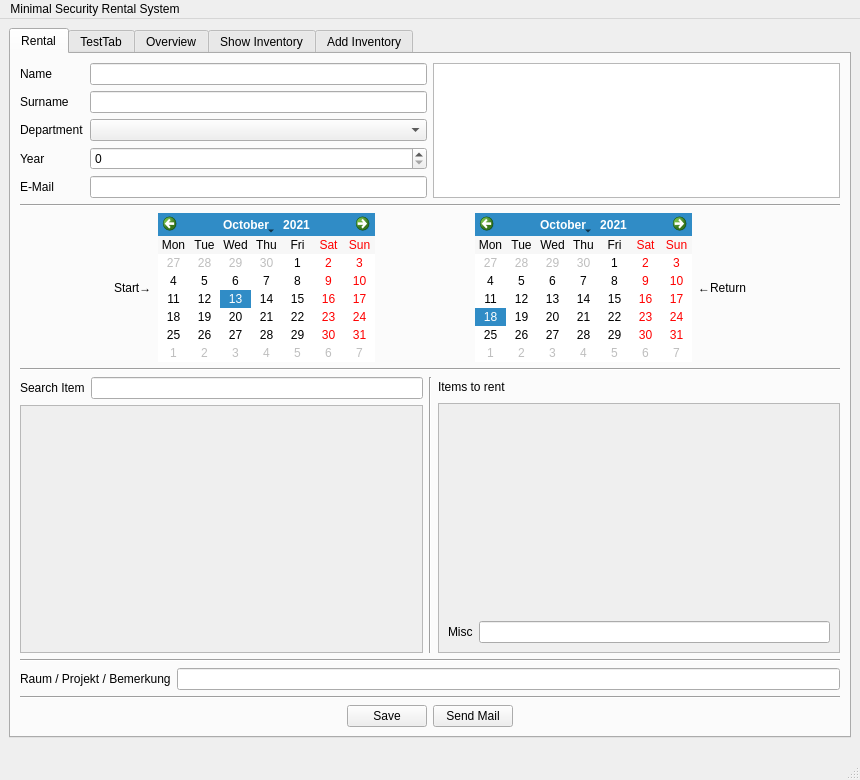
<?xml version="1.0" encoding="UTF-8"?>
<ui version="4.0">
 <class>MainWindow</class>
 <widget class="QMainWindow" name="MainWindow">
  <property name="geometry">
   <rect>
    <x>0</x>
    <y>0</y>
    <width>860</width>
    <height>780</height>
   </rect>
  </property>
  <property name="windowTitle">
   <string>Minimum Security Rental System</string>
  </property>
  <widget class="QWidget" name="centralwidget">
   <layout class="QVBoxLayout" name="verticalLayout_6">
    <property name="spacing">
     <number>0</number>
    </property>
    <item>
     <widget class="QTabWidget" name="tabWidget">
      <property name="sizePolicy">
       <sizepolicy hsizetype="Preferred" vsizetype="Preferred">
        <horstretch>0</horstretch>
        <verstretch>0</verstretch>
       </sizepolicy>
      </property>
      <property name="autoFillBackground">
       <bool>false</bool>
      </property>
      <property name="tabPosition">
       <enum>QTabWidget::North</enum>
      </property>
      <property name="tabShape">
       <enum>QTabWidget::Rounded</enum>
      </property>
      <property name="currentIndex">
       <number>0</number>
      </property>
      <widget class="QWidget" name="tab_rental">
       <property name="enabled">
        <bool>true</bool>
       </property>
       <property name="sizePolicy">
        <sizepolicy hsizetype="Preferred" vsizetype="Preferred">
         <horstretch>0</horstretch>
         <verstretch>0</verstretch>
        </sizepolicy>
       </property>
       <attribute name="title">
        <string>Rental</string>
       </attribute>
       <layout class="QVBoxLayout" name="verticalLayout_8">
        <item>
         <layout class="QHBoxLayout" name="horizontalLayout">
          <property name="topMargin">
           <number>0</number>
          </property>
          <item>
           <layout class="QFormLayout" name="formLayout_user">
            <item row="0" column="0">
             <widget class="QLabel" name="label_userName">
              <property name="text">
               <string>Name</string>
              </property>
             </widget>
            </item>
            <item row="0" column="1">
             <widget class="QLineEdit" name="lineEdit_userName"/>
            </item>
            <item row="1" column="0">
             <widget class="QLabel" name="label_userSurname">
              <property name="text">
               <string>Surname</string>
              </property>
             </widget>
            </item>
            <item row="1" column="1">
             <widget class="QLineEdit" name="lineEdit_userSurname"/>
            </item>
            <item row="2" column="0">
             <widget class="QLabel" name="label_userDepartment">
              <property name="text">
               <string>Department</string>
              </property>
             </widget>
            </item>
            <item row="2" column="1">
             <widget class="QComboBox" name="comboBox_userDepartment"/>
            </item>
            <item row="3" column="0">
             <widget class="QLabel" name="label_userYear">
              <property name="text">
               <string>Year</string>
              </property>
             </widget>
            </item>
            <item row="3" column="1">
             <widget class="QSpinBox" name="spinBox_userYear"/>
            </item>
            <item row="4" column="0">
             <widget class="QLabel" name="label_userEmail">
              <property name="text">
               <string>E-Mail</string>
              </property>
             </widget>
            </item>
            <item row="4" column="1">
             <widget class="QLineEdit" name="lineEdit_userEmail"/>
            </item>
           </layout>
          </item>
          <item>
           <widget class="QListView" name="listView_users">
            <property name="sizePolicy">
             <sizepolicy hsizetype="Expanding" vsizetype="Ignored">
              <horstretch>0</horstretch>
              <verstretch>0</verstretch>
             </sizepolicy>
            </property>
            <property name="editTriggers">
             <set>QAbstractItemView::NoEditTriggers</set>
            </property>
            <property name="showDropIndicator" stdset="0">
             <bool>false</bool>
            </property>
           </widget>
          </item>
         </layout>
        </item>
        <item>
         <widget class="Line" name="line_2">
          <property name="orientation">
           <enum>Qt::Horizontal</enum>
          </property>
         </widget>
        </item>
        <item>
         <layout class="QGridLayout" name="gridLayout_2">
          <item row="0" column="2">
           <widget class="QCalendarWidget" name="calendarWidget_RentalStart">
            <property name="sizePolicy">
             <sizepolicy hsizetype="Preferred" vsizetype="Fixed">
              <horstretch>0</horstretch>
              <verstretch>0</verstretch>
             </sizepolicy>
            </property>
            <property name="selectedDate">
             <date>
              <year>2021</year>
              <month>10</month>
              <day>13</day>
             </date>
            </property>
            <property name="gridVisible">
             <bool>false</bool>
            </property>
            <property name="horizontalHeaderFormat">
             <enum>QCalendarWidget::ShortDayNames</enum>
            </property>
            <property name="verticalHeaderFormat">
             <enum>QCalendarWidget::NoVerticalHeader</enum>
            </property>
           </widget>
          </item>
          <item row="0" column="6">
           <spacer name="horizontalSpacer_6">
            <property name="orientation">
             <enum>Qt::Horizontal</enum>
            </property>
            <property name="sizeHint" stdset="0">
             <size>
              <width>40</width>
              <height>20</height>
             </size>
            </property>
           </spacer>
          </item>
          <item row="0" column="1">
           <widget class="QLabel" name="label_7">
            <property name="text">
             <string>Start→</string>
            </property>
           </widget>
          </item>
          <item row="0" column="3">
           <spacer name="horizontalSpacer_4">
            <property name="orientation">
             <enum>Qt::Horizontal</enum>
            </property>
            <property name="sizeHint" stdset="0">
             <size>
              <width>40</width>
              <height>20</height>
             </size>
            </property>
           </spacer>
          </item>
          <item row="0" column="0">
           <spacer name="horizontalSpacer_5">
            <property name="orientation">
             <enum>Qt::Horizontal</enum>
            </property>
            <property name="sizeHint" stdset="0">
             <size>
              <width>40</width>
              <height>20</height>
             </size>
            </property>
           </spacer>
          </item>
          <item row="0" column="4">
           <widget class="QCalendarWidget" name="calendarWidget_RentalEnd">
            <property name="sizePolicy">
             <sizepolicy hsizetype="Preferred" vsizetype="Fixed">
              <horstretch>0</horstretch>
              <verstretch>0</verstretch>
             </sizepolicy>
            </property>
            <property name="selectedDate">
             <date>
              <year>2021</year>
              <month>10</month>
              <day>18</day>
             </date>
            </property>
            <property name="verticalHeaderFormat">
             <enum>QCalendarWidget::NoVerticalHeader</enum>
            </property>
           </widget>
          </item>
          <item row="0" column="5">
           <widget class="QLabel" name="label_8">
            <property name="text">
             <string>←Return</string>
            </property>
           </widget>
          </item>
         </layout>
        </item>
        <item>
         <widget class="Line" name="line_3">
          <property name="orientation">
           <enum>Qt::Horizontal</enum>
          </property>
         </widget>
        </item>
        <item>
         <layout class="QHBoxLayout" name="horizontalLayout_3">
          <item>
           <layout class="QGridLayout" name="gridLayout_3">
            <item row="0" column="0">
             <widget class="QLabel" name="label_9">
              <property name="text">
               <string>Search Item</string>
              </property>
             </widget>
            </item>
            <item row="0" column="1">
             <widget class="QLineEdit" name="lineEdit_rentalSearchItem">
              <property name="sizePolicy">
               <sizepolicy hsizetype="Expanding" vsizetype="Fixed">
                <horstretch>0</horstretch>
                <verstretch>0</verstretch>
               </sizepolicy>
              </property>
             </widget>
            </item>
            <item row="1" column="0" colspan="2">
             <widget class="QScrollArea" name="scrollArea">
              <property name="widgetResizable">
               <bool>true</bool>
              </property>
              <widget class="QWidget" name="scrollAreaWidgetContents_2">
               <property name="geometry">
                <rect>
                 <x>0</x>
                 <y>0</y>
                 <width>386</width>
                 <height>137</height>
                </rect>
               </property>
               <layout class="QVBoxLayout" name="verticalLayout_9">
                <item>
                 <layout class="QVBoxLayout" name="scrollAreaLayout_SearchItem"/>
                </item>
                <item>
                 <spacer name="verticalSpacer_2">
                  <property name="orientation">
                   <enum>Qt::Vertical</enum>
                  </property>
                  <property name="sizeHint" stdset="0">
                   <size>
                    <width>20</width>
                    <height>40</height>
                   </size>
                  </property>
                 </spacer>
                </item>
               </layout>
              </widget>
             </widget>
            </item>
           </layout>
          </item>
          <item>
           <widget class="Line" name="line_5">
            <property name="orientation">
             <enum>Qt::Vertical</enum>
            </property>
           </widget>
          </item>
          <item>
           <layout class="QGridLayout" name="gridLayout_4">
            <item row="0" column="0">
             <widget class="QLabel" name="label_10">
              <property name="text">
               <string>Items to rent</string>
              </property>
             </widget>
            </item>
            <item row="0" column="1">
             <spacer name="horizontalSpacer_7">
              <property name="orientation">
               <enum>Qt::Horizontal</enum>
              </property>
              <property name="sizeHint" stdset="0">
               <size>
                <width>40</width>
                <height>20</height>
               </size>
              </property>
             </spacer>
            </item>
            <item row="1" column="0" colspan="2">
             <widget class="QScrollArea" name="scrollArea_2">
              <property name="widgetResizable">
               <bool>true</bool>
              </property>
              <widget class="QWidget" name="scrollAreaWidgetContents_3">
               <property name="geometry">
                <rect>
                 <x>0</x>
                 <y>0</y>
                 <width>385</width>
                 <height>138</height>
                </rect>
               </property>
               <layout class="QVBoxLayout" name="verticalLayout_10">
                <item>
                 <layout class="QVBoxLayout" name="scrollAreaLayout_RentalItems"/>
                </item>
                <item>
                 <spacer name="verticalSpacer_4">
                  <property name="orientation">
                   <enum>Qt::Vertical</enum>
                  </property>
                  <property name="sizeHint" stdset="0">
                   <size>
                    <width>20</width>
                    <height>40</height>
                   </size>
                  </property>
                 </spacer>
                </item>
                <item>
                 <layout class="QFormLayout" name="formLayout_4">
                  <item row="0" column="0">
                   <widget class="QLabel" name="label_14">
                    <property name="text">
                     <string>Misc</string>
                    </property>
                   </widget>
                  </item>
                  <item row="0" column="1">
                   <widget class="QLineEdit" name="lineEdit_rentalMisc"/>
                  </item>
                 </layout>
                </item>
               </layout>
              </widget>
             </widget>
            </item>
           </layout>
          </item>
         </layout>
        </item>
        <item>
         <widget class="Line" name="line_4">
          <property name="orientation">
           <enum>Qt::Horizontal</enum>
          </property>
         </widget>
        </item>
        <item>
         <layout class="QFormLayout" name="formLayout_2">
          <item row="0" column="0">
           <widget class="QLabel" name="label_11">
            <property name="text">
             <string>Raum / Projekt / Bemerkung</string>
            </property>
           </widget>
          </item>
          <item row="0" column="1">
           <widget class="QLineEdit" name="lineEdit_rentalComment"/>
          </item>
         </layout>
        </item>
        <item>
         <widget class="Line" name="line_6">
          <property name="orientation">
           <enum>Qt::Horizontal</enum>
          </property>
         </widget>
        </item>
        <item>
         <layout class="QHBoxLayout" name="horizontalLayout_2">
          <item>
           <spacer name="horizontalSpacer_9">
            <property name="orientation">
             <enum>Qt::Horizontal</enum>
            </property>
            <property name="sizeHint" stdset="0">
             <size>
              <width>40</width>
              <height>20</height>
             </size>
            </property>
           </spacer>
          </item>
          <item>
           <widget class="QPushButton" name="pushButton_rentalSave">
            <property name="text">
             <string>Save</string>
            </property>
           </widget>
          </item>
          <item>
           <widget class="QPushButton" name="pushButton_sendMail">
            <property name="text">
             <string>Send Mail</string>
            </property>
           </widget>
          </item>
          <item>
           <spacer name="horizontalSpacer_8">
            <property name="orientation">
             <enum>Qt::Horizontal</enum>
            </property>
            <property name="sizeHint" stdset="0">
             <size>
              <width>40</width>
              <height>20</height>
             </size>
            </property>
           </spacer>
          </item>
         </layout>
        </item>
       </layout>
      </widget>
      <widget class="QWidget" name="tab_TestTab">
       <property name="sizePolicy">
        <sizepolicy hsizetype="Preferred" vsizetype="Preferred">
         <horstretch>0</horstretch>
         <verstretch>0</verstretch>
        </sizepolicy>
       </property>
       <attribute name="title">
        <string>TestTab</string>
       </attribute>
      </widget>
      <widget class="QWidget" name="tab_overview">
       <attribute name="title">
        <string>Overview</string>
       </attribute>
       <layout class="QVBoxLayout" name="verticalLayout_7">
        <item>
         <layout class="QFormLayout" name="formLayout_3">
          <item row="0" column="0">
           <widget class="QLabel" name="label_12">
            <property name="text">
             <string>Search name or ID</string>
            </property>
           </widget>
          </item>
          <item row="0" column="1">
           <widget class="QLineEdit" name="lineEdit_RentalOverview"/>
          </item>
         </layout>
        </item>
        <item>
         <widget class="QScrollArea" name="scrollArea_rentalOverview">
          <property name="widgetResizable">
           <bool>true</bool>
          </property>
          <widget class="QWidget" name="scrollAreaWidgetContents_4">
           <property name="geometry">
            <rect>
             <x>0</x>
             <y>0</y>
             <width>804</width>
             <height>623</height>
            </rect>
           </property>
           <layout class="QVBoxLayout" name="verticalLayout_12">
            <item>
             <layout class="QVBoxLayout" name="scrollAreaLayout_rentalOverview"/>
            </item>
            <item>
             <spacer name="verticalSpacer_3">
              <property name="orientation">
               <enum>Qt::Vertical</enum>
              </property>
              <property name="sizeHint" stdset="0">
               <size>
                <width>20</width>
                <height>40</height>
               </size>
              </property>
             </spacer>
            </item>
           </layout>
          </widget>
         </widget>
        </item>
       </layout>
      </widget>
      <widget class="QWidget" name="tab_inventoryShow">
       <attribute name="title">
        <string>Show Inventory</string>
       </attribute>
       <layout class="QVBoxLayout" name="verticalLayout_4">
        <item>
         <layout class="QVBoxLayout" name="verticalLayout_5">
          <item>
           <widget class="QPushButton" name="pushButton_overviewInventory_Reload">
            <property name="text">
             <string>Reload</string>
            </property>
           </widget>
          </item>
          <item>
           <widget class="QPushButton" name="pushButton_temp">
            <property name="text">
             <string>temp-button</string>
            </property>
           </widget>
          </item>
          <item>
           <widget class="QScrollArea" name="scrollArea_InventoryItems">
            <property name="frameShape">
             <enum>QFrame::NoFrame</enum>
            </property>
            <property name="widgetResizable">
             <bool>true</bool>
            </property>
            <widget class="QWidget" name="scrollAreaWidgetContents">
             <property name="geometry">
              <rect>
               <x>0</x>
               <y>0</y>
               <width>794</width>
               <height>585</height>
              </rect>
             </property>
             <layout class="QVBoxLayout" name="verticalLayout_3">
              <property name="leftMargin">
               <number>0</number>
              </property>
              <property name="topMargin">
               <number>0</number>
              </property>
              <property name="rightMargin">
               <number>0</number>
              </property>
              <property name="bottomMargin">
               <number>0</number>
              </property>
              <item>
               <layout class="QVBoxLayout" name="scrollAreaLayout">
                <property name="spacing">
                 <number>0</number>
                </property>
               </layout>
              </item>
              <item>
               <spacer name="verticalSpacer">
                <property name="orientation">
                 <enum>Qt::Vertical</enum>
                </property>
                <property name="sizeHint" stdset="0">
                 <size>
                  <width>20</width>
                  <height>40</height>
                 </size>
                </property>
               </spacer>
              </item>
             </layout>
            </widget>
           </widget>
          </item>
         </layout>
        </item>
       </layout>
      </widget>
      <widget class="QWidget" name="tab_inventoryAdd">
       <attribute name="title">
        <string>Add Inventory</string>
       </attribute>
       <layout class="QVBoxLayout" name="verticalLayout">
        <item>
         <layout class="QFormLayout" name="formLayout">
          <property name="fieldGrowthPolicy">
           <enum>QFormLayout::AllNonFixedFieldsGrow</enum>
          </property>
          <property name="labelAlignment">
           <set>Qt::AlignRight|Qt::AlignTop|Qt::AlignTrailing</set>
          </property>
          <property name="formAlignment">
           <set>Qt::AlignHCenter|Qt::AlignTop</set>
          </property>
          <item row="1" column="0">
           <widget class="QLabel" name="label">
            <property name="text">
             <string>Object Name</string>
            </property>
           </widget>
          </item>
          <item row="1" column="1">
           <widget class="QLineEdit" name="lineEdit_objectName"/>
          </item>
          <item row="3" column="0">
           <widget class="QLabel" name="label_6">
            <property name="text">
             <string>Description</string>
            </property>
           </widget>
          </item>
          <item row="3" column="1">
           <widget class="QLineEdit" name="lineEdit_itemDescription"/>
          </item>
          <item row="4" column="0">
           <widget class="QLabel" name="label_2">
            <property name="text">
             <string>ID</string>
            </property>
           </widget>
          </item>
          <item row="4" column="1">
           <widget class="QLineEdit" name="lineEdit_objectID"/>
          </item>
          <item row="5" column="0">
           <widget class="QLabel" name="label_3">
            <property name="text">
             <string>Storage-Room</string>
            </property>
           </widget>
          </item>
          <item row="5" column="1">
           <widget class="QComboBox" name="comboBox_storageRoom">
            <property name="currentText">
             <string/>
            </property>
           </widget>
          </item>
          <item row="6" column="0">
           <widget class="QLabel" name="label_4">
            <property name="text">
             <string>Photo</string>
            </property>
           </widget>
          </item>
          <item row="6" column="1">
           <layout class="QGridLayout" name="gridLayout">
            <item row="0" column="0">
             <widget class="QCameraViewfinder" name="viewfinder" native="true">
              <property name="sizePolicy">
               <sizepolicy hsizetype="Preferred" vsizetype="Expanding">
                <horstretch>0</horstretch>
                <verstretch>0</verstretch>
               </sizepolicy>
              </property>
              <property name="minimumSize">
               <size>
                <width>512</width>
                <height>256</height>
               </size>
              </property>
              <property name="maximumSize">
               <size>
                <width>65535</width>
                <height>65535</height>
               </size>
              </property>
              <property name="autoFillBackground">
               <bool>true</bool>
              </property>
             </widget>
            </item>
           </layout>
          </item>
          <item row="0" column="0">
           <widget class="QLabel" name="label_5">
            <property name="text">
             <string>Manufacturer</string>
            </property>
           </widget>
          </item>
          <item row="0" column="1">
           <widget class="QLineEdit" name="lineEdit_objectManufacturer"/>
          </item>
          <item row="2" column="0">
           <widget class="QLabel" name="label_13">
            <property name="text">
             <string>Accessories</string>
            </property>
           </widget>
          </item>
          <item row="2" column="1">
           <widget class="QLineEdit" name="lineEdit_objectAccessories"/>
          </item>
         </layout>
        </item>
        <item>
         <layout class="QVBoxLayout" name="verticalLayout_2">
          <item>
           <layout class="QHBoxLayout" name="horizontalLayout_4">
            <property name="topMargin">
             <number>0</number>
            </property>
            <item>
             <spacer name="horizontalSpacer">
              <property name="orientation">
               <enum>Qt::Horizontal</enum>
              </property>
              <property name="sizeHint" stdset="0">
               <size>
                <width>40</width>
                <height>20</height>
               </size>
              </property>
             </spacer>
            </item>
            <item>
             <widget class="QPushButton" name="pushButton_inventorySave">
              <property name="enabled">
               <bool>false</bool>
              </property>
              <property name="text">
               <string>Save</string>
              </property>
             </widget>
            </item>
            <item>
             <widget class="QPushButton" name="pushButton_inventoryClear">
              <property name="text">
               <string>Clear</string>
              </property>
             </widget>
            </item>
            <item>
             <spacer name="horizontalSpacer_2">
              <property name="orientation">
               <enum>Qt::Horizontal</enum>
              </property>
              <property name="sizeHint" stdset="0">
               <size>
                <width>40</width>
                <height>20</height>
               </size>
              </property>
             </spacer>
            </item>
           </layout>
          </item>
         </layout>
        </item>
       </layout>
      </widget>
     </widget>
    </item>
   </layout>
  </widget>
  <widget class="QMenuBar" name="menubar">
   <property name="geometry">
    <rect>
     <x>0</x>
     <y>0</y>
     <width>860</width>
     <height>24</height>
    </rect>
   </property>
   <widget class="QMenu" name="menuMinimal_Security_Rental_System">
    <property name="title">
     <string>Minimal Security Rental System</string>
    </property>
    <addaction name="actionPreferences"/>
   </widget>
   <addaction name="menuMinimal_Security_Rental_System"/>
  </widget>
  <widget class="QStatusBar" name="statusbar">
   <property name="enabled">
    <bool>true</bool>
   </property>
   <property name="font">
    <font>
     <pointsize>18</pointsize>
    </font>
   </property>
  </widget>
  <action name="actionEinstellungen">
   <property name="text">
    <string>Settings</string>
   </property>
  </action>
  <action name="actionPreferences">
   <property name="text">
    <string>Preferences</string>
   </property>
  </action>
 </widget>
 <customwidgets>
  <customwidget>
   <class>QCameraViewfinder</class>
   <extends>QWidget</extends>
   <header>qcameraviewfinder.h</header>
   <container>1</container>
  </customwidget>
 </customwidgets>
 <tabstops>
  <tabstop>lineEdit_objectManufacturer</tabstop>
  <tabstop>lineEdit_objectName</tabstop>
  <tabstop>lineEdit_objectAccessories</tabstop>
  <tabstop>lineEdit_itemDescription</tabstop>
  <tabstop>lineEdit_objectID</tabstop>
  <tabstop>comboBox_storageRoom</tabstop>
  <tabstop>pushButton_inventorySave</tabstop>
  <tabstop>pushButton_inventoryClear</tabstop>
  <tabstop>lineEdit_userName</tabstop>
  <tabstop>lineEdit_userSurname</tabstop>
  <tabstop>comboBox_userDepartment</tabstop>
  <tabstop>spinBox_userYear</tabstop>
  <tabstop>lineEdit_userEmail</tabstop>
  <tabstop>calendarWidget_RentalStart</tabstop>
  <tabstop>calendarWidget_RentalEnd</tabstop>
  <tabstop>lineEdit_rentalSearchItem</tabstop>
  <tabstop>scrollArea</tabstop>
  <tabstop>scrollArea_2</tabstop>
  <tabstop>lineEdit_rentalComment</tabstop>
  <tabstop>pushButton_rentalSave</tabstop>
  <tabstop>pushButton_sendMail</tabstop>
  <tabstop>tabWidget</tabstop>
  <tabstop>scrollArea_rentalOverview</tabstop>
  <tabstop>pushButton_overviewInventory_Reload</tabstop>
  <tabstop>pushButton_temp</tabstop>
  <tabstop>listView_users</tabstop>
  <tabstop>scrollArea_InventoryItems</tabstop>
  <tabstop>lineEdit_RentalOverview</tabstop>
 </tabstops>
 <resources/>
 <connections/>
</ui>
